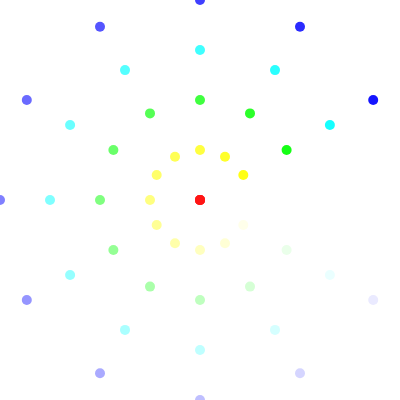
Frame 1 (no input)
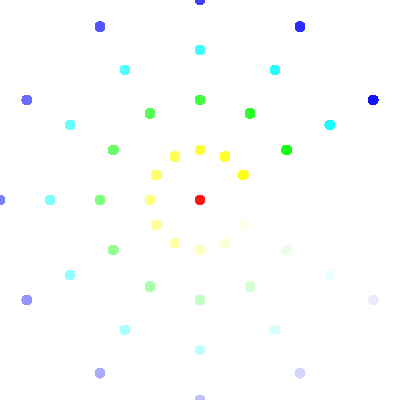
Frame 60 (no input)
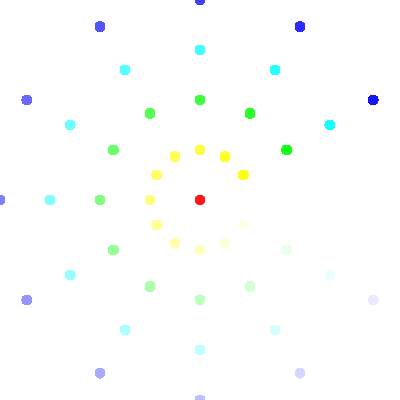
Frame 120 (the mouse pressed at the canvas centre since frame 60)

The p5.js sketch that drew these frames (run headless with seeded random() and noise() and a simulated clock; from frame 60 on, the mouse is pressed at the canvas centre):

// p5.js sketch
// ── sketch.js
let rectSize = 2;
let cricleSize = 10;
let s = 20;
function setup() {
  createCanvas(400, 400);
  colorMode(HSB, 100);
}

function draw() {
  fill(0);
  for (let angle = 0; angle < 2 *PI; angle += PI/6 ){
  //   circle(width/2, height/2, i);
     for (let r = 0; r < 300; r+= 50){
      let x = r * cos(angle) + width/2;
      let y = r * sin(angle) + height/2;
      let s = map(r, 0, 300, 10, 30);
      let h = map(r, 0, 300, 0, 100);
      let sat = map(angle, 0, 2*PI, 0, 100);
      fill(h, sat, 100);
      noStroke();
      circle(x, y, 10);
     }
  
  // for (let r = 0; r < width; r+= 50){
  //   let angle = PI/4;
  //     let x = r * cos(angle) + width/2;
  //     let y = r * sin(angle) + height/2;
  //     circle(x, y, 10);
  // }
  }
}
